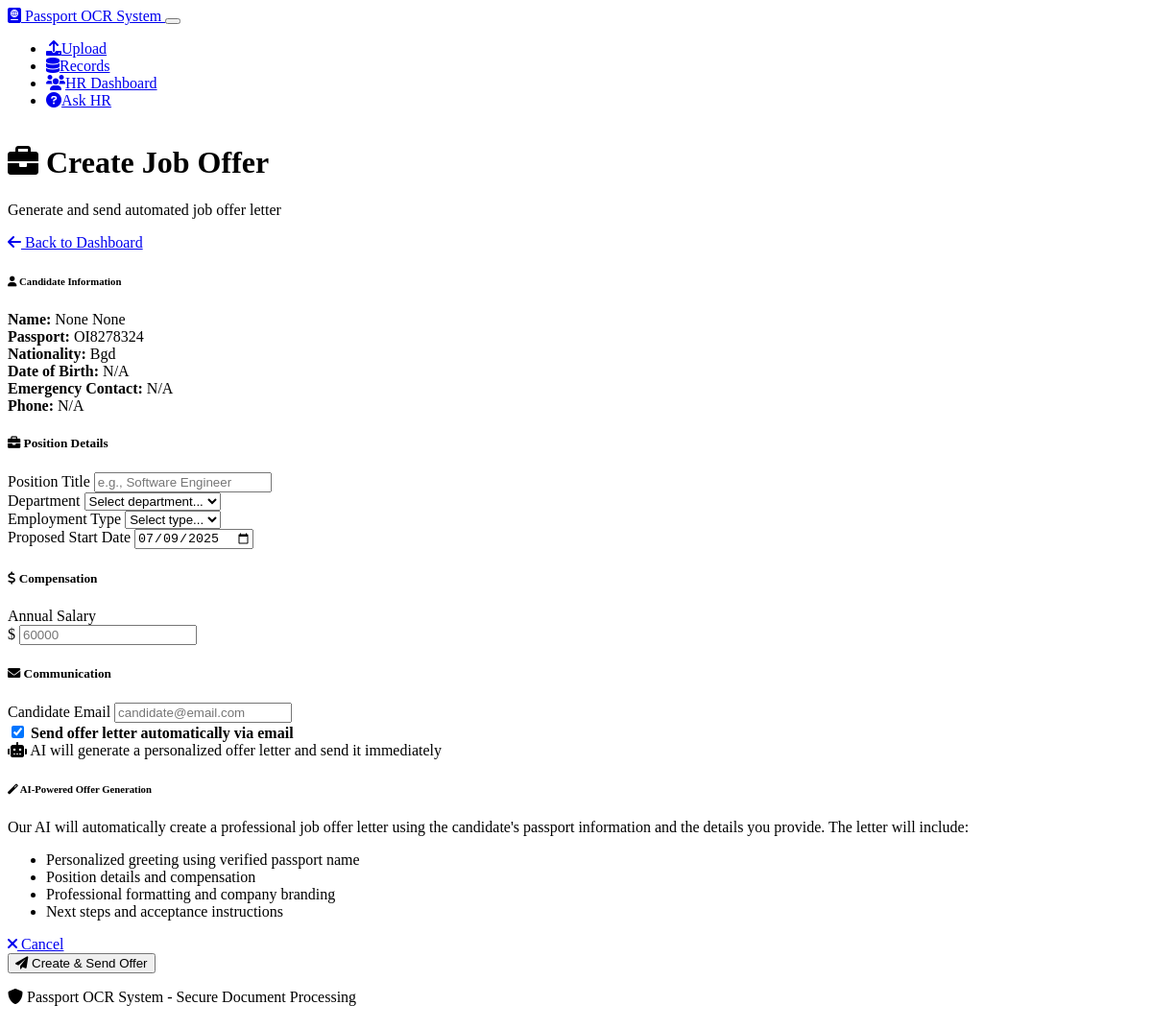
Page /create_job_offer/1 on the committed database.
### models.py (models this page shows, shortened)
class PassportRecord(db.Model):
    id = db.Column(db.Integer, primary_key=True)
    filename = db.Column(db.String(255), nullable=False)
    passport_number = db.Column(db.String(50))
    surname = db.Column(db.String(100))
    given_names = db.Column(db.String(200))
    nationality = db.Column(db.String(50))
    date_of_birth = db.Column(db.String(20))
    place_of_birth = db.Column(db.String(100))
    sex = db.Column(db.String(10))
    date_of_issue = db.Column(db.String(20))
    date_of_expiry = db.Column(db.String(20))
    issuing_authority = db.Column(db.String(100))
    emergency_contact = db.Column(db.String(200))
    phone_number = db.Column(db.String(50))
    previous_passport = db.Column(db.String(50))
    raw_text = db.Column(db.Text)
    created_at = db.Column(db.DateTime, default=datetime.utcnow)
    processing_status = db.Column(db.String(20), default='completed')

### routes.py (the view, shortened to what this page needs)
@app.route('/create_job_offer/<int:record_id>', methods=['GET', 'POST'])
def create_job_offer(record_id):
    record = PassportRecord.query.get_or_404(record_id)
    return render_template('create_job_offer.html', record=record)

### templates/create_job_offer.html (shortened to what this page needs)
{% extends "base.html" %}
{% block content %}
<div class="container">
    <div class="row justify-content-center">
        <div class="col-lg-8">
            <div class="d-flex justify-content-between align-items-center mb-4">
                <div>
                    <h1 class="display-6 fw-bold">
                        <i class="fas fa-briefcase me-3"></i>
                        Create Job Offer
                    </h1>
                    <p class="text-muted">Generate and send automated job offer letter</p>
                </div>
                <a href="{{ url_for('hr_dashboard') }}" class="btn btn-secondary">
                    <i class="fas fa-arrow-left me-2"></i>
                    Back to Dashboard
                </a>
            </div>
            <div class="card shadow mb-4">
                <div class="card-header">
                    <h6 class="mb-0">
                        <i class="fas fa-user me-2"></i>
                        Candidate Information
                    </h6>
                </div>
                <div class="card-body">
                    <div class="row">
                        <div class="col-md-6">
                            <strong>Name:</strong> {{ record.given_names }} {{ record.surname }}<br>
                            <strong>Passport:</strong> {{ record.passport_number or 'N/A' }}<br>
                            <strong>Nationality:</strong> {{ record.nationality or 'N/A' }}
                        </div>
                        <div class="col-md-6">
                            <strong>Date of Birth:</strong> {{ record.date_of_birth or 'N/A' }}<br>
                            <strong>Emergency Contact:</strong> {{ record.emergency_contact or 'N/A' }}<br>
                            <strong>Phone:</strong> {{ record.phone_number or 'N/A' }}
                        </div>
                    </div>
                </div>
            </div>
            <div class="card shadow">
                <div class="card-body p-4">
                    <form method="post" action="{{ url_for('create_job_offer', record_id=record.id) }}">
                        <div class="row">
                            <div class="col-12 mb-4">
                                <h5 class="border-bottom pb-2 mb-3">
                                    <i class="fas fa-briefcase me-2"></i>
                                    Position Details
                                </h5>
                                <div class="row">
                                    <div class="col-md-6 mb-3">
                                        <label for="position_title" class="form-label">Position Title</label>
                                        <input type="text" class="form-control" id="position_title" name="position_title"
                                               placeholder="e.g., Software Engineer" required>
                                    </div>
                                    <div class="col-md-6 mb-3">
                                        <label for="department" class="form-label">Department</label>
                                        <select class="form-select" id="department" name="department" required>
                                            <option value="">Select department...</option>
                                        </select>
                                    </div>
                                    <div class="col-md-6 mb-3">
                                        <label for="employment_type" class="form-label">Employment Type</label>
                                        <select class="form-select" id="employment_type" name="employment_type" required>
                                            <option value="">Select type...</option>
                                        </select>
                                    </div>
                                    <div class="col-md-6 mb-3">
                                        <label for="start_date" class="form-label">Proposed Start Date</label>
                                        <input type="date" class="form-control" id="start_date" name="start_date" required>
                                    </div>
                                </div>
                            </div>
                            <div class="col-12 mb-4">
                                <h5 class="border-bottom pb-2 mb-3">
                                    <i class="fas fa-dollar-sign me-2"></i>
                                    Compensation
                                </h5>
                                <div class="row">
                                    <div class="col-md-6 mb-3">
                                        <label for="salary_offered" class="form-label">Annual Salary</label>
                                        <div class="input-group">
                                            <span class="input-group-text">$</span>
                                            <input type="number" class="form-control" id="salary_offered" name="salary_offered"
                                                   placeholder="60000" step="1000" required>
                                        </div>
                                    </div>
                                </div>
                            </div>
                            <div class="col-12 mb-4">
                                <h5 class="border-bottom pb-2 mb-3">
                                    <i class="fas fa-envelope me-2"></i>
                                    Communication
                                </h5>
                                <div class="row">
                                    <div class="col-md-6 mb-3">
                                        <label for="candidate_email" class="form-label">Candidate Email</label>
                                        <input type="email" class="form-control" id="candidate_email" name="candidate_email"
                                               placeholder="candidate@email.com" required>
                                    </div>
                                    <div class="col-md-6 mb-3">
                                        <div class="form-check mt-4">
                                            <input class="form-check-input" type="checkbox" id="send_email" name="send_email" value="1" checked>
                                            <label class="form-check-label" for="send_email">
                                                <strong>Send offer letter automatically via email</strong>
                                            </label>
                                            <div class="form-text">
                                                <i class="fas fa-robot me-1"></i>
                                                AI will generate a personalized offer letter and send it immediately
                                            </div>
                                        </div>
                                    </div>
                                </div>
                            </div>
                            <div class="col-12 mb-4">
                                <div class="alert alert-info">
                                    <h6 class="alert-heading">
                                        <i class="fas fa-magic me-2"></i>
                                        AI-Powered Offer Generation
                                    </h6>
                                    <p class="mb-0">
                                        Our AI will automatically create a professional job offer letter using the candidate's
                                        passport information and the details you provide. The letter will include:
                                    </p>
                                    <ul class="mb-0 mt-2">
                                        <li>Personalized greeting using verified passport name</li>
                                        <li>Position details and compensation</li>
                                        <li>Professional formatting and company branding</li>
                                        <li>Next steps and acceptance instructions</li>
                                    </ul>
                                </div>
                            </div>
                        </div>
                        <div class="d-flex justify-content-between">
                            <a href="{{ url_for('hr_dashboard') }}" class="btn btn-outline-secondary">
                                <i class="fas fa-times me-2"></i>
                                Cancel
                            </a>
                            <div>
                                <button type="submit" class="btn btn-success btn-lg">
                                    <i class="fas fa-paper-plane me-2"></i>
                                    Create & Send Offer
                                </button>
                            </div>
                        </div>
                    </form>
                </div>
            </div>
        </div>
    </div>
</div>
{% endblock %}

### static/css/custom.css (style rules this page uses)
.card { transition: transform 0.2s ease-in-out, box-shadow 0.2s ease-in-out; }
.alert { border: none; border-radius: 0.75rem; }
body { min-height: 100vh; display: flex; flex-direction: column; }

### rows in the picture
PassportRecord: given_names "None", surname "None", passport_number "OI8278324", nationality "Bgd", date_of_birth "N/A", emergency_contact "N/A", phone_number "N/A"
